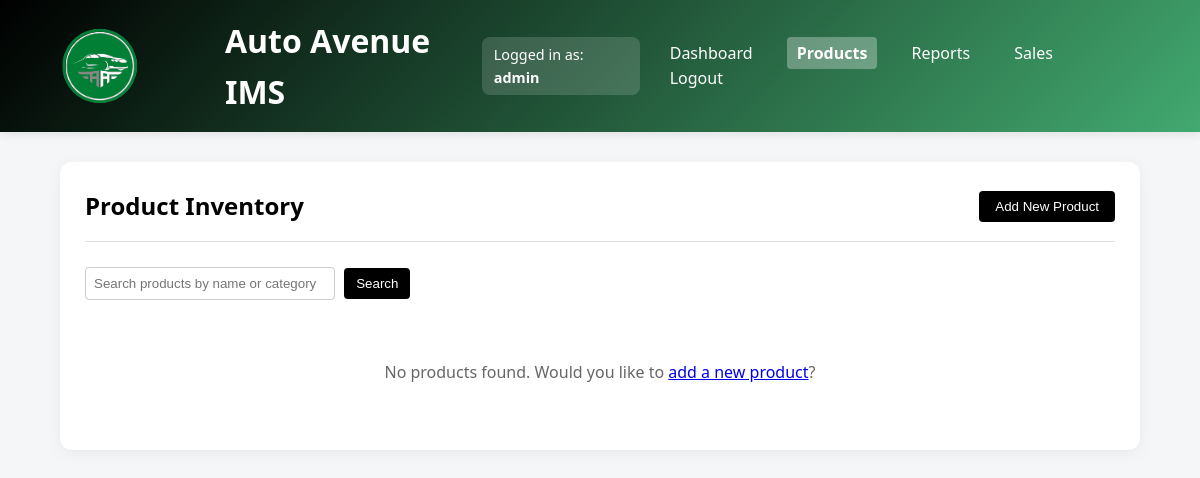
Before: /products.php (signed in) with the older database file.
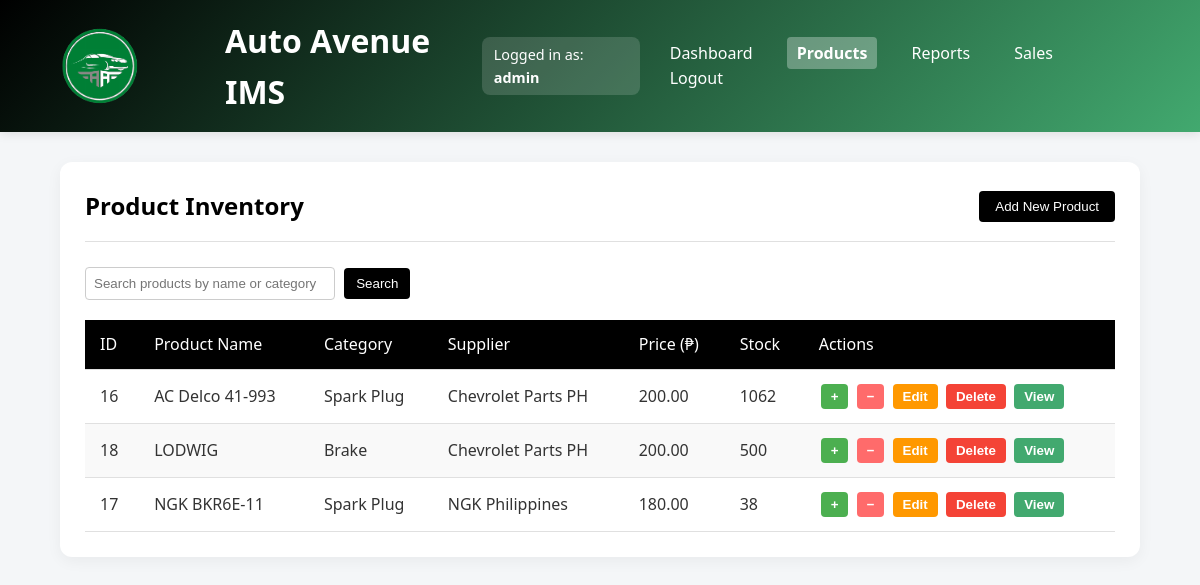
After: the same page with the newer database file.
### tables this page shows
CREATE TABLE `products` (
  `product_id` int(11) NOT NULL,
  `name` varchar(100) NOT NULL,
  `quantity` int(11) NOT NULL DEFAULT 0,
  `price` decimal(10,2) NOT NULL,
  `category` varchar(50) DEFAULT NULL,
  `min_stock_level` int(11) DEFAULT 10,
  `last_updated` timestamp NOT NULL DEFAULT current_timestamp() ON UPDATE current_timestamp(),
  `is_active` tinyint(1) DEFAULT 1,
  `warranty_period` varchar(50) DEFAULT NULL,
  `warranty_terms` text DEFAULT NULL,
  `vin_code` varchar(17) DEFAULT NULL,
  `supplier_id` int(11) DEFAULT NULL,
  `supplier` varchar(100) DEFAULT NULL
);

### products.php (the view, shortened to what this page needs)
<?php
$conn = new mysqli('localhost', 'root', '', 'auto_avenue_db');
$result = null;
try {
    if (isset($_GET['search']) && trim($_GET['search']) !== '') {
        $search = $conn->real_escape_string(trim($_GET['search']));
        $sql = "SELECT * FROM products WHERE is_active = TRUE AND (name LIKE '%$search%' OR category LIKE '%$search%') ORDER BY name ASC";
    } else {
        $sql = "SELECT * FROM products WHERE is_active = TRUE ORDER BY name ASC";
    }
    $result = $conn->query($sql);
} catch (Exception $e) {
    $error_message = $e->getMessage();
}
?>
<!DOCTYPE html>
<html lang="en">
<head>
</head>
<body>
  <header>
    <div class="container">
      <div style="display: flex; align-items: center; gap: 15px;">
        <img src="autoavelogo.svg" alt="Auto Avenue Logo" class="logo" width="150">
        <h1>Auto Avenue IMS</h1>
      </div>
      <?php if (isset($_SESSION['role'])): ?>
        <div style="background-color: rgba(255, 255, 255, 0.15); padding: 6px 12px; border-radius: 8px; font-size: 0.9rem;">
          Logged in as: <strong><?= htmlspecialchars($_SESSION['role']) ?></strong>
        </div>
      <?php endif; ?>
      <nav>
        <a href="dashboard.php">Dashboard</a>
        <a href="products.php"class="active">Products</a>
        <a href="reports.php">Reports</a>
        <a href="sales.php">Sales</a>
        <a href="logout.php">Logout</a>
      </nav>
    </div>
  </header>
  <main class="main-content">
    <div class="page-header">
      <h2>Product Inventory</h2>
      <div>
        <button class="add-product-btn" onclick="location.href='add_product.php'">Add New Product</button>
      </div>
    </div>
    <form method="GET" action="products.php" style="margin-bottom: 20px;">
  <input type="text" name="search" placeholder="Search products by name or category"
         value="<?= isset($_GET['search']) ? htmlspecialchars($_GET['search']) : '' ?>"
         style="padding: 8px; width: 250px; border-radius: 4px; border: 1px solid #ccc;">
  <button type="submit" class="add-product-btn" style="padding: 8px 12px; margin-left: 5px;">Search</button>
</form>
    <?php if ($result && $result->num_rows > 0): ?>
      <table>
        <thead>
          <tr>
            <th>ID</th>
            <th>Product Name</th>
            <th>Category</th>
            <th>Supplier</th>
            <th>Price (₱)</th>
            <th>Stock</th>
            <th>Actions</th>
          </tr>
        </thead>
        <tbody>
          <?php while ($row = $result->fetch_assoc()): ?>
            <tr>
              <td><?= $row['product_id'] ?></td>
              <td><?= htmlspecialchars($row['name']) ?></td>
              <td><?= htmlspecialchars($row['supplier']) ?></td>
              <td><?= htmlspecialchars($row['category']) ?></td>
              <td><?= number_format($row['price'], 2) ?></td>
              <td class="<?= $row['quantity'] <= $row['min_stock_level'] ? 'low-stock' : '' ?>">
                <?= $row['quantity'] ?>
              </td>
              <td>
                <div class="action-buttons">
                  <form class="action-form" action="products.php" method="POST">
                      <button class="action-btn add-btn" type="submit">+</button>
                  </form>
                  <form class="action-form" action="products.php" method="POST">
                      <button class="action-btn remove-btn" type="submit">−</button>
                  </form>
                  <form class="action-form" action="edit_product.php" method="GET">
                      <button class="action-btn edit-btn" type="submit">Edit</button>
                  </form>
                  <form class="action-form" action="delete_product.php" method="POST" onsubmit="return confirm('Are you sure?')">
                      <button class="action-btn delete-btn" type="submit">Delete</button>
                  </form>
                  <button class="action-btn view-btn"
                          onclick="showProductDetails(
                            <?= htmlspecialchars(json_encode([
                              'name' => $row['name'],
                              'category' => $row['category'],
                              'supplier' => $row['supplier'] ?? 'N/A',
                              'price' => number_format($row['price'], 2),
                              'quantity' => $row['quantity'],
                              'min_stock' => $row['min_stock_level'],
                              'warranty_period' => $row['warranty_period'] ?? 'None',
                              'warranty_terms' => $row['warranty_terms'] ?? 'None specified',
                              'vin_code' => $row['vin_code'] ?? 'Not provided'
                            ]), ENT_QUOTES, 'UTF-8') ?>
                          )">
                    View
                  </button>
                </div>
              </td>
            </tr>
          <?php endwhile; ?>
        </tbody>
      </table>
    <?php else: ?>
      <div class="empty-state">
        <p>No products found. Would you like to <a href="add_product.php">add a new product</a>?</p>
      </div>
    <?php endif; ?>
  </main>
</body>
</html>

Changed rows visible on the page:
added products: product_id "16", name "AC Delco 41-993", supplier "Spark Plug", category "Chevrolet Parts PH", price "200.00", quantity "1062"
added products: product_id "18", name "LODWIG", supplier "Brake", category "Chevrolet Parts PH", price "200.00", quantity "500"
added products: product_id "17", name "NGK BKR6E-11", supplier "Spark Plug", category "NGK Philippines", price "180.00", quantity "38"
Other visible differences:
text no longer shown: "No products found. Would you like to add a new product ?"
text now shown: "ID Product Name Category Supplier Price (₱) Stock Actions"
